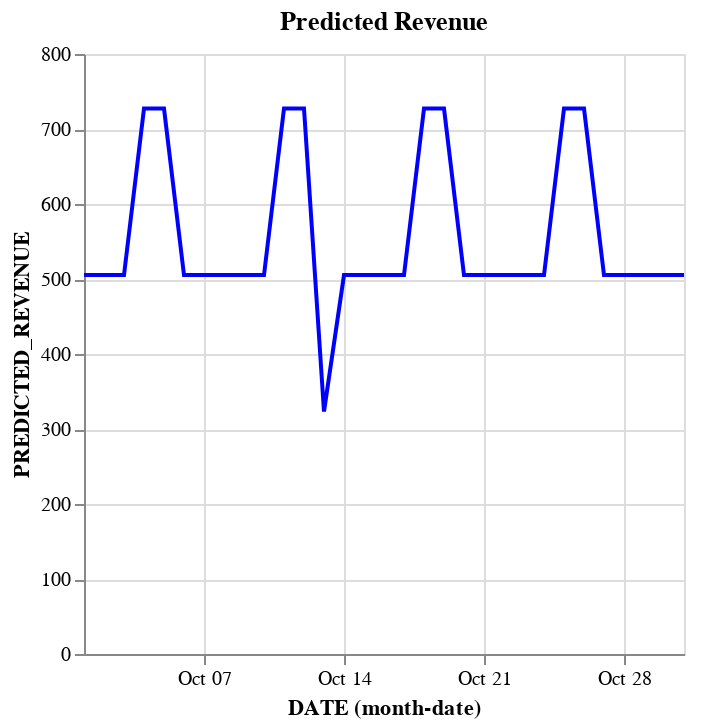

This figure's notebook cell:
### Code cell
import altair as alt
alt.data_transformers.disable_max_rows()
df_forecast = df_forecast.move_to("pandas")
chart_predicted = alt.Chart(df_forecast).mark_line(color='blue').encode(
    x='monthdate(DATE):T',
    y='PREDICTED_REVENUE:Q',
    tooltip=['DATE', 'PREDICTED_REVENUE']
).properties(title="Predicted Revenue")
chart_predicted

### Figure 1 — Vega-Lite specification as saved in the notebook (floating-point values rounded to 4 significant figures)
{"config": {"view": {"continuousWidth": 300, "continuousHeight": 300}}, "data": {"name": "data-831515ebf670f9bda897c3c1c1040cd4"}, "mark": {"type": "line", "color": "blue"}, "encoding": {"tooltip": [{"field": "DATE", "type": "temporal"}, {"field": "PREDICTED_REVENUE", "type": "quantitative"}], "x": {"field": "DATE", "timeUnit": "monthdate", "type": "temporal"}, "y": {"field": "PREDICTED_REVENUE", "type": "quantitative"}}, "title": "Predicted Revenue", "$schema": "https://vega.github.io/schema/vega-lite/v5.20.1.json", "datasets": {"data-831515ebf670f9bda897c3c1c1040cd4": [{"DATE": "2025-10-01T00:00:00.000000", "REVENUE": NaN, "PREDICTED_REVENUE": 505.2}, {"DATE": "2025-10-02T00:00:00.000000", "REVENUE": NaN, "PREDICTED_REVENUE": 505.2}, {"DATE": "2025-10-03T00:00:00.000000", "REVENUE": NaN, "PREDICTED_REVENUE": 505.2}, {"DATE": "2025-10-04T00:00:00.000000", "REVENUE": NaN, "PREDICTED_REVENUE": 727.4}, {"DATE": "2025-10-05T00:00:00.000000", "REVENUE": NaN, "PREDICTED_REVENUE": 727.4}, {"DATE": "2025-10-06T00:00:00.000000", "REVENUE": NaN, "PREDICTED_REVENUE": 505.2}, {"DATE": "2025-10-07T00:00:00.000000", "REVENUE": NaN, "PREDICTED_REVENUE": 505.2}, {"DATE": "2025-10-08T00:00:00.000000", "REVENUE": NaN, "PREDICTED_REVENUE": 505.2}, {"DATE": "2025-10-09T00:00:00.000000", "REVENUE": NaN, "PREDICTED_REVENUE": 505.2}, {"DATE": "2025-10-10T00:00:00.000000", "REVENUE": NaN, "PREDICTED_REVENUE": 505.2}, {"DATE": "2025-10-11T00:00:00.000000", "REVENUE": NaN, "PREDICTED_REVENUE": 727.4}, {"DATE": "2025-10-12T00:00:00.000000", "REVENUE": NaN, "PREDICTED_REVENUE": 727.4}, {"DATE": "2025-10-13T00:00:00.000000", "REVENUE": NaN, "PREDICTED_REVENUE": 323.3}, {"DATE": "2025-10-14T00:00:00.000000", "REVENUE": NaN, "PREDICTED_REVENUE": 505.2}, {"DATE": "2025-10-15T00:00:00.000000", "REVENUE": NaN, "PREDICTED_REVENUE": 505.2}, {"DATE": "2025-10-16T00:00:00.000000", "REVENUE": NaN, "PREDICTED_REVENUE": 505.2}, {"DATE": "2025-10-17T00:00:00.000000", "REVENUE": NaN, "PREDICTED_REVENUE": 505.2}, {"DATE": "2025-10-18T00:00:00.000000", "REVENUE": NaN, "PREDICTED_REVENUE": 727.4}, {"DATE": "2025-10-19T00:00:00.000000", "REVENUE": NaN, "PREDICTED_REVENUE": 727.4}, {"DATE": "2025-10-20T00:00:00.000000", "REVENUE": NaN, "PREDICTED_REVENUE": 505.2}, {"DATE": "2025-10-21T00:00:00.000000", "REVENUE": NaN, "PREDICTED_REVENUE": 505.2}, {"DATE": "2025-10-22T00:00:00.000000", "REVENUE": NaN, "PREDICTED_REVENUE": 505.2}, {"DATE": "2025-10-23T00:00:00.000000", "REVENUE": NaN, "PREDICTED_REVENUE": 505.2}, {"DATE": "2025-10-24T00:00:00.000000", "REVENUE": NaN, "PREDICTED_REVENUE": 505.2}, {"DATE": "2025-10-25T00:00:00.000000", "REVENUE": NaN, "PREDICTED_REVENUE": 727.4}, {"DATE": "2025-10-26T00:00:00.000000", "REVENUE": NaN, "PREDICTED_REVENUE": 727.4}, {"DATE": "2025-10-27T00:00:00.000000", "REVENUE": NaN, "PREDICTED_REVENUE": 505.2}, {"DATE": "2025-10-28T00:00:00.000000", "REVENUE": NaN, "PREDICTED_REVENUE": 505.2}, {"DATE": "2025-10-29T00:00:00.000000", "REVENUE": NaN, "PREDICTED_REVENUE": 505.2}, {"DATE": "2025-10-30T00:00:00.000000", "REVENUE": NaN, "PREDICTED_REVENUE": 505.2}, {"DATE": "2025-10-31T00:00:00.000000", "REVENUE": NaN, "PREDICTED_REVENUE": 505.2}]}}
